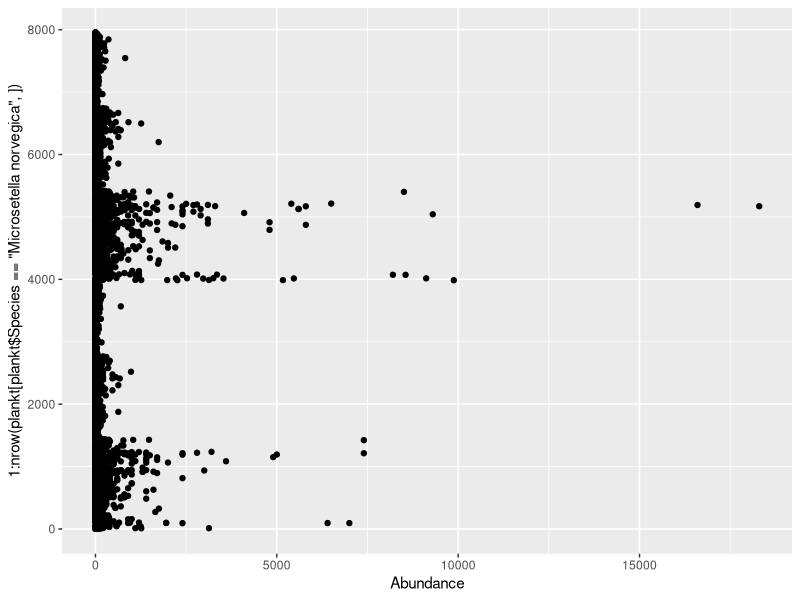
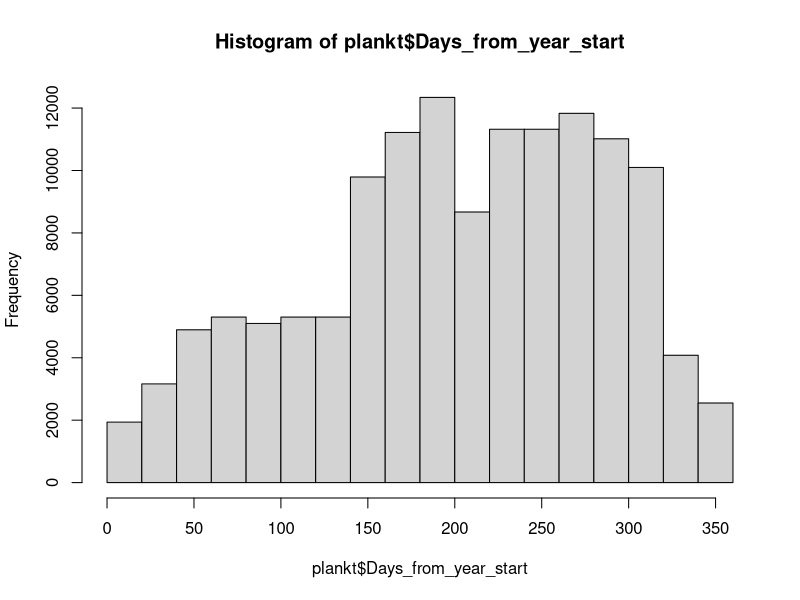
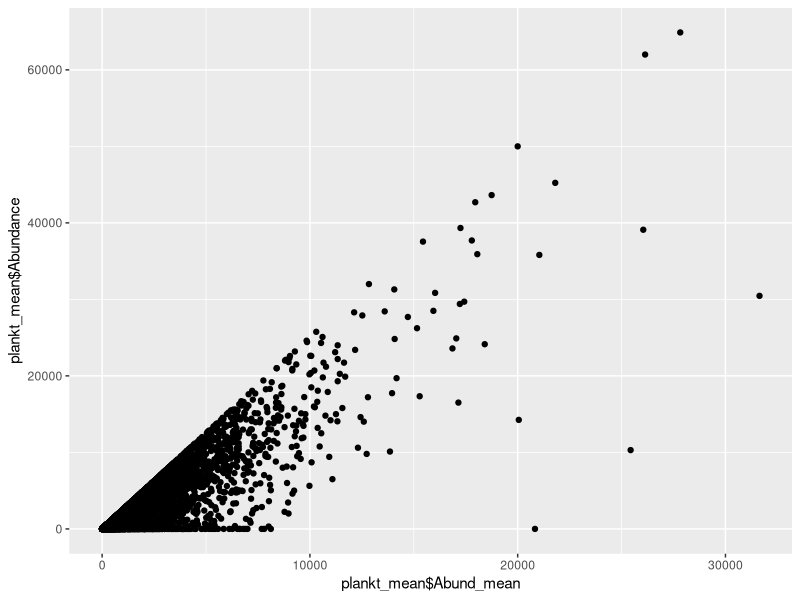

Reproduce these figures in R, in order. (Note: this script raises an error after producing the figures.)
# Первичное преобразование данных. 

# Packages  ####
library(reshape2)
library(ggplot2)
library(dplyr)


# Подготовка данных ####
plankt_wide <- read.csv("data/Plankton_raw_tidy.csv", header = TRUE)
vars <- read.csv("data/Plankton_raw_tidy_variables.csv", header = T)


d <- (melt(plankt_wide, id.vars = c("Day", 	"Month", 	"Year", 	"Data"), variable.name = "Var_ID", value.name = "Abundance"))


plankt <- merge(d, vars)



# Первичный осмотр данных ####

ggplot(plankt[plankt$Species == "Microsetella norvegica", ], aes(x = Abundance, y = 1:nrow(plankt[plankt$Species == "Microsetella norvegica", ]))) + geom_point()

# Вопрос Это ошибка в набивке или реально так много.
plankt[plankt$Abundance > 10000 & !is.na(plankt$Abundance) & plankt$Species == "Microsetella norvegica",  ]

plankt$Date2 <- strptime(paste(plankt$Day,"/", plankt$Month, "/", plankt$Year, sep = ""), format=("%d/%m/%Y"))

Start_day <- strptime(paste(plankt$Year,"/01/01", sep = ""), format=("%Y/%d/%m"))


plankt$Days_from_year_start <-  as.numeric(round(difftime(plankt$Date2, as.Date(Start_day))))

hist(plankt$Days_from_year_start)


## Среденвзвешанные значения, объединение слоев

plankt_total <- plankt[plankt$Stage == "Total", ] %>% group_by(Species, Year, Month, Day) %>% summarise(Abundance_0_10 = sum(Abundance[Level == "0-10"]), Abundance_10_25 =  sum(Abundance[Level == "10-25"]), Abundance_25_bottom =  sum(Abundance[Level == "25-bottom"]) )

plankt_total$N_weig <- round((plankt_total$Abundance_0_10 * 10 + plankt_total$Abundance_10_25 * 15 + plankt_total$Abundance_25_bottom * 40)/65, 1)  


plankt_total$N_weig_25 <- round((plankt_total$Abundance_0_10 * 10 + plankt_total$Abundance_10_25 * 15)/25, 1)  





# 
# plankt_1 <- plankt[plankt$Level == "0-10", ]
# nrow(plankt_1)
# 
# plankt_2 <- plankt[plankt$Level == "10-25", ]
# nrow(plankt_2)
# 
# plankt_3 <- plankt[plankt$Level == "25-bottom", ]
# nrow(plankt_3)
# 
# 
# names(plankt_1)

# plankt_mean <- plankt_1
# 
# plankt_mean$Abund_mean <- (plankt_1$Abundance*10 + plankt_2$Abundance*15 + plankt_3$Abundance *40 )/65
# 
# qplot(plankt_mean$Abund_mean, plankt_mean$Abundance)


# names(plankt_mean)


## Среденвзвешанные значения, объединение слоев

plankt_1 <- plankt[plankt$Level == "0-10", ]
nrow(plankt_1)

plankt_2 <- plankt[plankt$Level == "10-25", ]
nrow(plankt_2)

plankt_3 <- plankt[plankt$Level == "25-bottom", ]
nrow(plankt_3)


names(plankt_1)

plankt_mean <- plankt_1

plankt_mean$Abund_mean <- (plankt_1$Abundance*10 + plankt_2$Abundance*15)/25

qplot(plankt_mean$Abund_mean, plankt_mean$Abundance)


names(plankt_mean)

# plankt_mean <- plankt_mean[, -6]



# names(plankt_mean)

# plankt_mean <- plankt_mean[, -8]

# names(plankt_mean)


## plankt_mean - dataframe  с усреденными обилиями по горизонтам 0-10 + 10-25





# Многолетние значения средних по летним месяцам  ####


Abundance <- read.csv("data/abundance.csv", header = TRUE) # Данные по обилию видов, усреденнные по всему столбу воды за март-сентябрь.


# ggplot(plankt_mean[plankt_mean$Stage == "Total" & plankt$Month %in% 6:9, ], aes(x = Year, y = (Abund_mean)))  + stat_summary(fun.data = "mean_cl_boot") + facet_wrap(~Species, scales = "free_y") + geom_smooth() 
# 
# colSums(is.na(plankt_mean[plankt_mean$Stage == "Total" & plankt$Month %in% 6:9, ]))
# 
              

# 
# # Находим пики в сезоны
# 
# names(plankt_mean)
# 
# 
# 
# plankt_mean$Date2 <- strptime(paste(plankt_mean$Day,"/", plankt_mean$Month, "/", plankt_mean$Year, sep = ""), format=("%d/%m/%Y"))
# 
# Start_day <- strptime(paste(plankt_mean$Year,"/01/01", sep = ""), format=("%Y/%d/%m"))
# 
# 
# plankt_mean$Days_from_year_start <-  as.numeric(round(difftime(plankt_mean$Date2, as.Date(Start_day))))
# 
# names(plankt_mean)
# 
# 

## Находим средние плотности для каждого вида в период с мая по октябрь


plankt_total$Date2 <- strptime(paste(plankt_total$Day,"/", plankt_total$Month, "/", plankt_total$Year, sep = ""), format=("%d/%m/%Y"))


plankt_total$Month <- months(plankt_total$Date2)

month_included <- if(.Platform$OS.type == "unix") {c("мая", "июня", "июля", "августа","сентября", "октября")}else {c("Май", "Июнь", "Июль", "Август","Сентябрь", "Октябрь")} 
  
  
  
  

plankt_total_summer <- plankt_total[plankt_total$Month %in% month_included, ]


table(plankt_total_summer$Month) 

Abundance_summer <-plankt_total_summer %>% group_by(Species, Year, Month, Day) %>% summarise(N = sum(N_weig, na.rm = TRUE)) %>% group_by (Species, Year)  %>% summarise(Mean_N = mean(N, na.rm = TRUE))

 

Abundance_summer <- round(dcast(Abundance_summer, formula = Year ~ Species ))
 

Abundance_summer_25 <-plankt_total_summer %>% group_by(Species, Year, Month, Day) %>% summarise(N = sum(N_weig_25, na.rm = TRUE)) %>% group_by (Species, Year)  %>% summarise(Mean_N = mean(N, na.rm = TRUE))



Abundance_summer_25 <- round(dcast(Abundance_summer_25, formula = Year ~ Species ))



qplot(x = Abundance_summer_25$`Calanus glacialis`, y = Abundance_summer$`Calanus glacialis`) + geom_abline()
qplot(x = Abundance_summer_25$`Pseudocalanus spp.`, y = Abundance_summer$`Pseudocalanus spp.`)+ geom_abline()
qplot(x = Abundance_summer_25$`Acartia spp.`, y = Abundance_summer$`Acartia spp.`) + geom_abline()
qplot(x = Abundance_summer_25$`Centropages hamatus`, y = Abundance_summer$`Centropages hamatus`) + geom_abline()
qplot(x = Abundance_summer_25$`Oithona similis`, y = Abundance_summer$`Oithona similis`) + geom_abline()
qplot(x = Abundance_summer_25$`Temora longicornis`, y = Abundance_summer$`Temora longicornis`) + geom_abline()
qplot(x = Abundance_summer_25$`Microsetella norvegica`, y = Abundance_summer$`Microsetella norvegica`) + geom_abline()

# write.table(Abundance_summer, "clipboard", sep = "\t", row.names = F)
# write.table(Abundance_summer_25, "clipboard", sep = "\t", row.names = F)



ggplot(plankt_mean[plankt_mean$Stage == "Total" & plankt$Month %in% 6:9, ], aes(x = Year, y = (Abund_mean)))  + stat_summary(fun.data = "mean_cl_boot") + facet_wrap(~Species, scales = "free_y") + geom_smooth() 

colSums(is.na(plankt_mean[plankt_mean$Stage == "Total" & plankt$Month %in% 6:9, ]))

              


# Находим пики в сезоны

names(plankt_mean)



plankt_mean$Date2 <- strptime(paste(plankt_mean$Day,"/", plankt_mean$Month, "/", plankt_mean$Year, sep = ""), format=("%d/%m/%Y"))

Start_day <- strptime(paste(plankt_mean$Year,"/01/01", sep = ""), format=("%Y/%d/%m"))


plankt_mean$Days_from_year_start <-  as.numeric(round(difftime(plankt_mean$Date2, as.Date(Start_day))))

names(plankt_mean)





##разделяем датасет на части по видам



#У калянуса объединяем данные по численности копеподитов 1, 2 и 3
calanus_all <- plankt_mean[plankt_mean$Species == "Calanus glacialis", ]

calanus <- calanus_all[calanus_all$Stage == "cop I", ]

calanus1 <- calanus_all[calanus_all$Stage == "cop I", ]
nrow(calanus1)
sum(calanus1$Abund_mean, na.rm = T)

calanus2 <- calanus_all[calanus_all$Stage == "cop II", ]
nrow(calanus2)
sum(calanus2$Abund_mean, na.rm = T)

calanus3 <- calanus_all[calanus_all$Stage == "cop III", ]
nrow(calanus3)
sum(calanus3$Abund_mean, na.rm = T)

calanus$Abundance <- calanus1$Abundance + calanus2$Abundance + calanus3$Abundance  

calanus$Abund_mean <- calanus1$Abund_mean + calanus2$Abund_mean + calanus3$Abund_mean  
nrow(calanus)

calanus$Abund_mean2 <- calanus$Abund_mean
calanus$Abund_mean2[is.na(calanus$Abund_mean)] <- 0
calanus <- calanus[!is.na(calanus$Year), ]






centrop <- plankt_mean[plankt_mean$Species == "Centropages hamatus", ]
centrop <- centrop[centrop$Stage == "cop.", ]
centrop$Abund_mean2 <- centrop$Abund_mean
centrop$Abund_mean2[is.na(centrop$Abund_mean)] <- 0 
centrop <- centrop[!is.na(centrop$Year), ]


temor <- plankt_mean[plankt_mean$Species == "Temora longicornis", ]
temor <- temor[temor$Stage == "cop.", ]
temor$Abund_mean2 <- temor$Abund_mean
temor$Abund_mean2[is.na(temor$Abund_mean)] <- 0 
temor <- temor[!is.na(temor$Year), ]


oit <- plankt_mean[plankt_mean$Species == "Oithona similis", ]
oit <- oit[oit$Stage == "cop.", ]
oit$Abund_mean2 <- oit$Abund_mean
oit$Abund_mean2[is.na(oit$Abund_mean)] <- 0 
oit <- oit[!is.na(oit$Year), ]



pseudocal <- plankt_mean[plankt_mean$Species == "Pseudocalanus spp.", ]
pseudocal <-pseudocal[pseudocal$Stage == "cop.", ]
pseudocal$Abund_mean2 <- pseudocal$Abund_mean
pseudocal$Abund_mean2[is.na(pseudocal$Abund_mean)] <- 0 
pseudocal <- pseudocal[!is.na(pseudocal$Year), ]


acart <- plankt_mean[plankt_mean$Species == "Acartia spp.", ]
acart <-acart[acart$Stage == "cop.", ]
acart$Abund_mean2 <- acart$Abund_mean
acart$Abund_mean2[is.na(acart$Abund_mean)] <- 0 
acart <- acart[!is.na(acart$Year), ]

microset <- plankt_mean[plankt_mean$Species == "Microsetella norvegica", ]
microset <-microset[microset$Stage == "cop.", ]
microset$Abund_mean2 <- microset$Abund_mean
microset$Abund_mean2[is.na(microset$Abund_mean)] <- 0 
microset <- microset[!is.na(microset$Year), ]


tricon <- plankt_mean[plankt_mean$Species == "Triconia spp.", ]
tricon <-tricon[tricon$Stage == "Total", ]
tricon$Abund_mean2 <- tricon$Abund_mean
tricon$Abund_mean2[is.na(tricon$Abund_mean)] <- 0 
tricon <- tricon[!is.na(tricon$Year), ]




## Строим накопленную сумму для каждого вида 
library (plyr)


Total_cum_calanus <- with(data = calanus, tapply(Abund_mean2, INDEX=list(Year), FUN=function(x) as.numeric(cumsum(x))))
df_count_Total_calanus <- ldply (Total_cum_calanus, data.frame)
df_count_Total_calanus$Date2 <- calanus$Date2[order(calanus$Date2)]
names(df_count_Total_calanus) <- c("Year", "N_accum", "Date2")
df_count_Total_calanus$Time <- as.numeric(df_count_Total_calanus$Date2)
df_count_Total_calanus$Time2 <- as.POSIXct(df_count_Total_calanus$Time, origin = "1970-01-01", tz = "UTC")           

qplot(df_count_Total_calanus$Year,df_count_Total_calanus$Time )



Total_cum_centrop <- with(data = centrop, tapply(Abund_mean2, INDEX=list(Year), FUN=function(x) as.numeric(cumsum(x))))
df_count_Total_centrop <- ldply (Total_cum_centrop, data.frame)
df_count_Total_centrop$Date2 <- centrop$Date2 [order(centrop$Date2)]
names(df_count_Total_centrop) <- c("Year", "N_accum", "Date2")
df_count_Total_centrop$Time <- as.numeric(df_count_Total_centrop$Date2)
df_count_Total_centrop$Time2 <- as.POSIXct(df_count_Total_centrop$Time, origin = "1970-01-01", tz = "UTC")           

qplot(df_count_Total_centrop$Year,df_count_Total_centrop$Time)



Total_cum_temor <- with(data = temor, tapply(Abund_mean2, INDEX=list(Year), FUN=function(x) as.numeric(cumsum(x))))
df_count_Total_temor <- ldply (Total_cum_temor, data.frame)
df_count_Total_temor$Date2 <- temor$Date2 [order(temor$Date2)]
names(df_count_Total_temor) <- c("Year", "N_accum", "Date2")
df_count_Total_temor$Time <- as.numeric(df_count_Total_temor$Date2)
df_count_Total_temor$Time2 <- as.POSIXct(df_count_Total_temor$Time, origin = "1970-01-01", tz = "UTC")  

qplot(df_count_Total_temor$Year,df_count_Total_temor$Time )



Total_cum_oit <- with(data = oit, tapply(Abund_mean2, INDEX=list(Year), FUN=function(x) as.numeric(cumsum(x))))
df_count_Total_oit <- ldply (Total_cum_oit, data.frame)
df_count_Total_oit$Date2 <- oit$Date2[order(oit$Date2)]
names(df_count_Total_oit) <- c("Year", "N_accum", "Date2")
df_count_Total_oit$Time <- as.numeric(df_count_Total_oit$Date2)
df_count_Total_oit$Time2 <- as.POSIXct(df_count_Total_oit$Time, origin = "1970-01-01", tz = "UTC")      

qplot(df_count_Total_oit$Year,df_count_Total_oit$Time )


Total_cum_pseudocal <- with(data = pseudocal, tapply(Abund_mean2, INDEX=list(Year), FUN=function(x) as.numeric(cumsum(x))))
df_count_Total_pseudocal <- ldply (Total_cum_pseudocal, data.frame)
df_count_Total_pseudocal$Date2 <- pseudocal$Date2[order(pseudocal$Date2)]
names(df_count_Total_pseudocal) <- c("Year", "N_accum", "Date2")
df_count_Total_pseudocal$Time <- as.numeric(df_count_Total_pseudocal$Date2)
df_count_Total_pseudocal$Time2 <- as.POSIXct(df_count_Total_pseudocal$Time, origin = "1970-01-01", tz = "UTC")      

qplot(df_count_Total_pseudocal$Year,df_count_Total_pseudocal$Time )



Total_cum_acart <- with(data = acart, tapply(Abund_mean2, INDEX=list(Year), FUN=function(x) as.numeric(cumsum(x))))
df_count_Total_acart <- ldply (Total_cum_acart, data.frame)
df_count_Total_acart$Date2 <- acart$Date2[order(acart$Date2)]
names(df_count_Total_acart) <- c("Year", "N_accum", "Date2")
df_count_Total_acart$Time <- as.numeric(df_count_Total_acart$Date2)
df_count_Total_acart$Time2 <- as.POSIXct(df_count_Total_acart$Time, origin = "1970-01-01", tz = "UTC")      

qplot(df_count_Total_acart$Year,df_count_Total_acart$Time )



Total_cum_microset <- with(data = microset, tapply(Abund_mean2, INDEX=list(Year), FUN=function(x) as.numeric(cumsum(x))))
df_count_Total_microset <- ldply (Total_cum_microset, data.frame)
df_count_Total_microset$Date2 <- microset$Date2[order(microset$Date2)]
names(df_count_Total_microset) <- c("Year", "N_accum", "Date2")
df_count_Total_microset$Time <- as.numeric(df_count_Total_microset$Date2)
df_count_Total_microset$Time2 <- as.POSIXct(df_count_Total_microset$Time, origin = "1970-01-01", tz = "UTC")      

qplot(df_count_Total_microset$Year,df_count_Total_microset$Time )




Total_cum_tricon <- with(data = tricon, tapply(Abund_mean2, INDEX=list(Year), FUN=function(x) as.numeric(cumsum(x))))
df_count_Total_tricon <- ldply (Total_cum_tricon, data.frame)
df_count_Total_tricon$Date2 <- tricon$Date2[order(tricon$Date2)]
names(df_count_Total_tricon) <- c("Year", "N_accum", "Date2")
df_count_Total_tricon$Time <- as.numeric(df_count_Total_tricon$Date2)
df_count_Total_tricon$Time2 <- as.POSIXct(df_count_Total_tricon$Time, origin = "1970-01-01", tz = "UTC")      

qplot(df_count_Total_tricon$Year,df_count_Total_tricon$Time )



#########################


## Подбираем модели для описания накопленной суммы для Calanus

# Величины для описания фенологии видов:
# Юлианский день, когда накопленная сумма превысила 50%



# Функция для вычисления параметров логистической кумуляты на выходе три парамтера логистической кривой

log_param <- function(df, species = NULL){
  df_param <- data.frame(Year = rep(NA, length(unique(df$Year))), Asym = NA, xmid = NA, scal = NA, RSE = NA, df =NA)
  i <- 1
  for(year in unique(df$Year)){
    fit <- tryCatch(expr = nls(N_accum ~ SSlogis(Time, Asym, xmid, scal), data = df[df$Year == year, ]), error = function(e)NA)
    
    df_param$Year[i] <-  year
    
    if(is.na(fit)) {df_param$Asym[i] <-  df_param$xmid[i] <- df_param$scal[i] <- NA}
    else{
      df_param$Asym[i] <-  coef(fit)[1]
      df_param$xmid[i] <- coef(fit)[2]
      df_param$scal[i] <- coef(fit)[3]
      df_param$RSE[i] <- summary(fit)$sigma
      df_param$df[i] <- summary(fit)$df
    }
    i <- i+1
  }
  
  df_param$perc_15 <- with(df_param, xmid - log(Asym/(0.15*Asym) - 1)*scal )
  df_param$perc_50 <- with(df_param, xmid - log(Asym/(0.5*Asym) - 1)*scal )
  df_param$perc_85 <- with(df_param, xmid - log(Asym/(0.85*Asym) - 1)*scal )
  df_param$Time_perc_15 <- as.POSIXct(df_param$perc_15, origin = "1970-01-01", tz = "UTC")
  df_param$Time_perc_50 <- as.POSIXct(df_param$perc_50, origin = "1970-01-01", tz = "UTC") 
  df_param$Time_perc_85 <- as.POSIXct(df_param$perc_85, origin = "1970-01-01", tz = "UTC") 
  
  df_param$Start_day <- as.POSIXct(paste(df_param$Year,"-01-01", sep = ""), tz = "UTC") 
  df_param$Days_perc_15 <- as.numeric(round(difftime( df_param$Time_perc_15, as.Date(df_param$Start_day))))
  df_param$Days_perc_50 <- as.numeric(round(difftime( df_param$Time_perc_50, as.Date(df_param$Start_day))))
  df_param$Days_perc_85 <- as.numeric(round(difftime( df_param$Time_perc_85, as.Date(df_param$Start_day))))
  
  df_param$Species = species
  df_param
    
}

########################

log_param_Calanus <- log_param(df = df_count_Total_calanus, species = "Calanus")
log_param_Centropages <- log_param(df = df_count_Total_centrop, species = "Centropages")
log_param_Temora <- log_param(df = df_count_Total_temor, species = "Temora")
log_param_Oithona <- log_param(df = df_count_Total_oit, species = "Oithona")
log_param_Pseudocalanus <- log_param(df = df_count_Total_pseudocal, species = "Pseudocalanus")
log_param_Acartia <- log_param(df = df_count_Total_acart, species = "Acartia")
log_param_Microsetella <- log_param(df = df_count_Total_microset, species = "Microsetella")
log_param_Triconia <- log_param(df = df_count_Total_tricon, species = "Triconia")



## Смотрим есть ли зависимость между асимптотой кумулятивной крвой (максимальное количество особей отмеченных в данном году) и датой начала сезона



ggplot(log_param_Calanus, aes(x = Days_perc_15, y = log(Asym) )) + geom_point() + geom_smooth(method = "lm")
ggplot(log_param_Centropages, aes(x = Days_perc_15, y = log(Asym) )) + geom_point() + geom_smooth(method = "lm")
ggplot(log_param_Temora, aes(x = Days_perc_15, y = log(Asym) )) + geom_point() + geom_smooth(method = "lm")
ggplot(log_param_Oithona, aes(x = Days_perc_15, y = log(Asym) )) + geom_point()+ geom_smooth(method = "lm")
ggplot(log_param_Pseudocalanus, aes(x = Days_perc_15, y = log(Asym) )) + geom_point()+ geom_smooth(method = "lm")
ggplot(log_param_Acartia, aes(x = Days_perc_15, y = log(Asym) )) + geom_point() + geom_smooth(method = "lm")
ggplot(log_param_Microsetella, aes(x = Days_perc_15, y = log(Asym) )) + geom_point() + geom_smooth(method = "lm")



# Функция для определения характеристик кумуляты

cum_param <- function(df, species = NULL){
  df_param <- data.frame(Year = rep(NA, length(unique(df$Year))), Mean = NA)
  i <- 1
  for(year in unique(df$Year)){
    df_param$Mean[i] <- mean(df$N_accum[df$Year == year])
    # df_param$Mean[i] <- max(df$N_accum[df$Year == year])/2
    df_param$Year[i] <-  year
    days <- which( (df$N_accum[df$Year == year] - df_param$Mean[i])^2 == min((df$N_accum[df$Year == year] - df_param$Mean[i])^2) )[1]
    
    df_param$xmid[i] <- (as.numeric(df[df$Year == year,]$Date2[days]))
    i <- i+1
  }
  
  df_param$Time_Mean <- as.POSIXct(df_param$xmid, origin = "1970-01-01", tz = "UTC")
# 
#   df_param$Start_day <- as.POSIXct(paste(df_param$Year,"-01-01", sep = ""), tz = "UTC")
# 
#   df_param$Days_perc_50 <- as.numeric(round(difftime( df_param$Time_perc_50, as.Date(df_param$Start_day))))

  df_param$Species = species
  df_param
  
}


cum_param(df = df_count_Total_calanus, species = "Calanus")


##Даты пиков численности видов

peaks <- function(df, species = NULL){
  df_param <- data.frame(Year = rep(NA, length(unique(df$Year))))
  i <- 1
  for(year in unique(df$Year)){
    df_param$Year[i] <-  year
    df_param$Peak_Days_from_year_start[i] <- mean(df$Days_from_year_start[df$Year == year & df$Abund_mean2 == max(df$Abund_mean2[df$Year == year])])
    i <- i + 1
  }
  df_param
  
}

log_param_Calanus <- merge(log_param_Calanus, peaks(df = calanus), by="Year")
log_param_Centropages <- merge(log_param_Centropages, peaks(df = centrop), by="Year")
log_param_Temora <- merge(log_param_Temora, peaks(df = temor), by="Year")
log_param_Oithona <- merge(log_param_Oithona, peaks(df = oit), by="Year")
log_param_Pseudocalanus<- merge(log_param_Pseudocalanus, peaks(df = pseudocal), by="Year")
log_param_Acartia <- merge(log_param_Acartia, peaks(df = acart), by="Year")
log_param_Microsetella <- merge(log_param_Microsetella, peaks(df = microset), by="Year")
log_param_Triconia <- merge(log_param_Triconia, peaks(df = tricon), by="Year")



log_param_all_species <- rbind(log_param_Calanus, log_param_Centropages, log_param_Temora, log_param_Oithona, log_param_Pseudocalanus, log_param_Acartia, log_param_Microsetella, log_param_Triconia)




# write.table(log_param_Calanus, "clipboard", sep = "\t", row.names = FALSE)

# write.table(log_param_Calanus, "clipboard", sep = "\t", row.names = FALSE)


# Функция для рисования кумулят






plot_cum <- function(df =df_count_Total_calanus,  year = 1961){
  library(ggplot2)
  fit <- tryCatch(expr = nls(N_accum ~ SSlogis(Time, Asym, xmid, scal), data = df[df$Year == year, ]), error = function(e)NA)
  
  Asym <- coef(fit)[1]
  xmid <- coef(fit)[2]
  scal <- coef(fit)[3]
  
  
  perc_15 <- xmid - log(Asym/(0.15*Asym) - 1)*scal 
  perc_50 <- xmid - log(Asym/(0.5*Asym) - 1)*scal 
  perc_85 <- xmid - log(Asym/(0.85*Asym) - 1)*scal
  
  
  Time_perc_15 <- as.POSIXct(perc_15, origin = "1970-01-01", tz = "UTC")
  Time_perc_50 <- as.POSIXct(perc_50, origin = "1970-01-01", tz = "UTC") 
  Time_perc_85 <- as.POSIXct(perc_85, origin = "1970-01-01", tz = "UTC") 
  
  Start_day <- as.POSIXct(paste(year,"-01-01", sep = ""), tz = "UTC") 
  Days_perc_15 <- as.numeric(round(difftime(Time_perc_15, as.Date(Start_day))))
  Days_perc_50 <- as.numeric(round(difftime(Time_perc_50, as.Date(Start_day))))
  Days_perc_85 <- as.numeric(round(difftime( Time_perc_85, as.Date(Start_day))))
  
    
  if(is.na(fit[1])){
    Pl <- ggplot(df[df$Year == year, ], aes(x = Time2, y = N_accum))  + scale_x_datetime(date_breaks = "4 week", date_labels = "%d-%m")+ geom_point(size = 2, shape = 21, fill = "gray")
    
  }
  else{
    df_predict <- data.frame(Date2 = seq(as.Date(paste(year,"-01-01", sep = "")), as.Date(paste(year,"-12-20", sep = "")), by="days"))
    df_predict$Time2 <- as.POSIXct(df_predict$Date2)
    df_predict$Time <- as.numeric(df_predict$Time2) 
    df_predict$predict <- predict(fit, newdata = df_predict)
    
    
    Pl <- ggplot(df[df$Year == year, ], aes(x = Time2, y = N_accum))  + geom_line(data = df_predict, aes(y = predict), size = 2) + scale_x_datetime(date_breaks = "6 week", date_labels = "%d-%m")+ geom_point(size = 2, shape = 21, fill = "gray")
    
    Pl <- Pl + 
      geom_segment(aes(x= Time_perc_50, xend = Time_perc_50, yend = 0, y = predict(fit, newdata = data.frame(Time = perc_50))[1]), arrow = arrow(type = "closed", angle = 10, length = unit(0.1, "inches")), color = "gray") + 
      geom_segment(aes(x= Time_perc_15, xend = Time_perc_15, yend = 0, y = predict(fit, newdata = data.frame(Time = perc_15))[1]), arrow = arrow(type = "closed", angle = 10, length = unit(0.1, "inches")), color = "gray90")+ 
      geom_segment(aes(x= Time_perc_85, xend = Time_perc_85, yend = 0, y = predict(fit, newdata = data.frame(Time = perc_85))[1]), arrow = arrow(type = "closed", angle = 10, length = unit(0.1, "inches")), color = "gray10")
  }
  
  Pl
}






# cum <- df_count_Total_calanus$N_accum[df_count_Total_calanus$Year == year]
# 
# plot_cum(year = year, df = df_count_Total_calanus) + geom_hline(yintercept = mean(cum)) + geom_hline(yintercept = max(cum)/2, color = "blue") + geom_line(aes())


## Выбираем логистические регрессии с максимальной, среденей и минимальной Residual Standard Error

log_param_all_species %>% group_by(Species) %>%  filter(round(RSE) == round(max(RSE, na.rm = T))) %>% summarise(Species = Species, Year_max_RSE = Year)


(Pl_max_RSE_Calanus <- plot_cum(year = 2017, df = df_count_Total_calanus) + geom_line(color = "gray") + theme_bw() + ggtitle("Calanus, 2017") + labs(x = "Date", y = "Abundance" ) + theme(panel.grid = element_blank()))  


(Pl_max_RSE_Centropages <- plot_cum(year = 1978, df = df_count_Total_centrop) + geom_line(color = "gray") + theme_bw() + ggtitle("Centropages, 1978") + labs(x = "Date", y = "Abundance" ) + theme(panel.grid = element_blank()))  


(Pl_max_RSE_Temora <- plot_cum(year = 2012, df = df_count_Total_temor) + geom_line(color = "gray") + theme_bw() + ggtitle("Temora, 2012") + labs(x = "Date", y = "Abundance" ) + theme(panel.grid = element_blank()))  

(Pl_max_RSE_Oithona <- plot_cum(year = 1989, df = df_count_Total_oit) + geom_line(color = "gray") + theme_bw() + ggtitle("Oithona, 1989") + labs(x = "Date", y = "Abundance" ) + theme(panel.grid = element_blank()))  

(Pl_max_RSE_Pseudocalanus <- plot_cum(year = 1997, df = df_count_Total_pseudocal) + geom_line(color = "gray") + theme_bw() + ggtitle("Pseudocalanus, 1997") + labs(x = "Date", y = "Abundance" ) + theme(panel.grid = element_blank()))  

(Pl_max_RSE_Acartia <- plot_cum(year = 2017, df = df_count_Total_acart) + geom_line(color = "gray") + theme_bw() + ggtitle("Acartia, 2017") + labs(x = "Date", y = "Abundance" ) + theme(panel.grid = element_blank()))  

(Pl_max_RSE_Microsetella <- plot_cum(year = 2014, df = df_count_Total_microset) + geom_line(color = "gray") + theme_bw() + ggtitle("Microsetella, 2014") + labs(x = "Date", y = "Abundance" ) + theme(panel.grid = element_blank()))  




library(cowplot)

Pl_logistic_worst <- plot_grid(Pl_max_RSE_Pseudocalanus,
                               Pl_max_RSE_Calanus,
                               Pl_max_RSE_Microsetella,
                               Pl_max_RSE_Oithona,
                               Pl_max_RSE_Centropages,
                               Pl_max_RSE_Acartia,
                               Pl_max_RSE_Temora,
                               ncol = 3, align = "v")





log_param_all_species %>% group_by(Species) %>%  filter(round(RSE) == round(min(RSE, na.rm = T))) %>% summarise(Species = Species, Year_min_RSE = Year)



(Pl_min_RSE_Calanus <- plot_cum(year = 1999, df = df_count_Total_calanus) + geom_line(color = "gray") + theme_bw() + ggtitle("Calanus, 1999") + labs(x = "Date", y = "Abundance" ) + theme(panel.grid = element_blank()))  


(Pl_min_RSE_Centropages <- plot_cum(year = 1982, df = df_count_Total_centrop) + geom_line(color = "gray") + theme_bw() + ggtitle("Centropages, 1982") + labs(x = "Date", y = "Abundance" ) + theme(panel.grid = element_blank()))  


(Pl_min_RSE_Temora <- plot_cum(year = 2010, df = df_count_Total_temor) + geom_line(color = "gray") + theme_bw() + ggtitle("Temora, 2010") + labs(x = "Date", y = "Abundance" ) + theme(panel.grid = element_blank()))  

(Pl_min_RSE_Oithona <- plot_cum(year = 1991, df = df_count_Total_oit) + geom_line(color = "gray") + theme_bw() + ggtitle("Oithona, 1991") + labs(x = "Date", y = "Abundance" ) + theme(panel.grid = element_blank()))  

(Pl_min_RSE_Pseudocalanus <- plot_cum(year = 2015, df = df_count_Total_pseudocal) + geom_line(color = "gray") + theme_bw() + ggtitle("Pseudocalanus, 2015") + labs(x = "Date", y = "Abundance" ) + theme(panel.grid = element_blank()))  

(Pl_min_RSE_Acartia <- plot_cum(year = 2005, df = df_count_Total_acart) + geom_line(color = "gray") + theme_bw() + ggtitle("Acartia, 2005") + labs(x = "Date", y = "Abundance" ) + theme(panel.grid = element_blank()))  

(Pl_min_RSE_Microsetella <- plot_cum(year = 1969, df = df_count_Total_microset) + geom_line(color = "gray") + theme_bw() + ggtitle("Microsetella, 1969") + labs(x = "Date", y = "Abundance" ) + theme(panel.grid = element_blank()))  



library(cowplot)
Pl_logistic_best <- plot_grid(Pl_min_RSE_Pseudocalanus,
                               Pl_min_RSE_Calanus,
                               Pl_min_RSE_Microsetella,
                               Pl_min_RSE_Oithona,
                               Pl_min_RSE_Centropages,
                               Pl_min_RSE_Acartia,
                               Pl_min_RSE_Temora,
                               ncol = 3, align = "v")








######### Анализ качества регрессионных логистических моделей.++++++++++++++++++++
## Для оценки goodness of feet логистических моделей сравнивали соответствие Days_perc_50 и Peak_Days_from_year_start



log_param_all_species$Species <- factor(log_param_all_species$Species) 

log_param_all_species$Peak_Dif <- with(log_param_all_species, Days_perc_50 - Peak_Days_from_year_start)



# РАспределение RSE от логистической кривой, описывающей кумуляту у видов
ggplot(log_param_all_species, aes(x = Species, y = RSE)) + geom_boxplot() + geom_hline(yintercept = 0)

ggplot(log_param_all_species, aes(x = as.numeric(Year), y = RSE)) + geom_point() +facet_wrap(~Species) + geom_smooth()


log_param_all_species %>% filter(RSE == max(RSE, na.rm = T))




# Распределение разниц в днях между Days_perc_50 и Peak_Days_from_year_start 
Plot_diff <- ggplot(log_param_all_species, aes(x = Species, y = Peak_Dif)) + geom_boxplot() + geom_hline(yintercept = 0) + theme_bw() + labs(y = "Difference Middle and Peak") + theme(axis.text.x = element_text(angle = 90))




ggplot(log_param_all_species, aes(x = Peak_Dif)) + geom_histogram() + geom_vline(xintercept = 0) + facet_wrap(~Species)




# Комбинированная картинка с примерами логистических аппроксимаций и разницей между датой точки перегиба логистической кривой и датой наблюдаемого пика

plot_grid(Pl_logistic, Plot_diff, labels = c("A", "B"))



ggplot(log_param_all_species, aes(x = Days_perc_50, y = Peak_Days_from_year_start, color = Species)) + geom_point() + geom_smooth(method = "lm") + geom_abline() + facet_wrap(~Species)

# detach(reshape2)

library(dplyr)
log_param_all_species %>% group_by(Species) %>% summarise(Median_Peak_Dif = median(Peak_Dif, na.rm = T)) 

log_param_all_species %>% group_by(Species) %>%   summarise(cor(Peak_Days_from_year_start, Days_perc_50, use = "pairwise.complete.obs", method = "spearman"))


df_count_Total_acart %>% group_by(Year) %>% summarize(n())

ggplot(log_param_all_species, aes(x = as.numeric(Year), y = Peak_Dif)) + geom_point() + geom_hline(yintercept = 0) + geom_smooth()


ggplot(log_param_all_species, aes(x = as.numeric(Year), y = Peak_Dif)) + geom_point() + geom_hline(yintercept = 0) + geom_smooth() + facet_wrap(~Species)




ggplot(log_param_Calanus, aes(x = Peak_Days_from_year_start, y = log(Asym) )) + geom_point() + geom_smooth(method = "lm")
ggplot(log_param_Centropages, aes(x = Peak_Days_from_year_start, y = log(Asym) )) + geom_point() + geom_smooth(method = "lm")
ggplot(log_param_Temora, aes(x = Peak_Days_from_year_start, y = log(Asym) )) + geom_point() + geom_smooth(method = "lm")
ggplot(log_param_Oithona, aes(x = Peak_Days_from_year_start, y = log(Asym) )) + geom_point()+ geom_smooth(method = "lm")
ggplot(log_param_Pseudocalanus, aes(x = Peak_Days_from_year_start, y = log(Asym) )) + geom_point()+ geom_smooth(method = "lm")
ggplot(log_param_Acartia, aes(x = Peak_Days_from_year_start, y = log(Asym) )) + geom_point() + geom_smooth(method = "lm")
ggplot(log_param_Microsetella, aes(x = Peak_Days_from_year_start, y = log(Asym) )) + geom_point() + geom_smooth(method = "lm")














## Функция для поиска дат макисмально близких к опорным ключевым событиям в фенологии (начало появления, конец пребывания) для тех случаев, когда кумулята не выходит на плато.#######

date_search <- function(df = df_count_Total_oit, year = 2014, Begin_thresh = 0.15, End_thresh = 0.85){
  df_year <- df[df$Year == year, ]
  Max <- max(df_year$N_accum)
  Begin <- Max*Begin_thresh
  End <- Max*End_thresh
  Meadle <- (Begin + End)/2
  
  Dev_Begin <- (df_year$N_accum - Begin)^2
  Dev_End <- (df_year$N_accum - End)^2
  Dev_Meadle <- (df_year$N_accum - Meadle)^2

  Date_Start <- (as.POSIXct(paste(year,"-01-01", sep = ""), origin = "1970-01-01", tz = "UTC"))
  
  Date_Begin <- as.POSIXct(df_year[which(Dev_Begin == min(Dev_Begin)), ]$Date2, origin = "1970-01-01", tz = "UTC") 
  Date_End <- as.POSIXct(df_year[which(Dev_End == min(Dev_End)), ]$Date2, origin = "1970-01-01", tz = "UTC") 
  Date_Meadle <- as.POSIXct(df_year[which(Dev_Meadle == min(Dev_Meadle)), ]$Date2, origin = "1970-01-01", tz = "UTC") 
  
  Day_Begin <- as.numeric(difftime(Date_Begin, Date_Start))
  Day_Begin <- Day_Begin[1] # Берем первую из ближайших дат 
  Day_End <- as.numeric(difftime(Date_End, Date_Start))
  Day_End <- Day_End[length(Day_End)] # Берем поледнюю из ближайших дат
  Day_Meadle <- as.numeric(difftime(Date_Meadle, Date_Start))
  Day_Meadle <- mean(Day_Meadle) #Берем среднюю из ближайшх дат
  
  result <- data.frame(Param = c("Days_perc_15",	"Days_perc_50", 	"Days_perc_85"), Value = c(Day_Begin, Day_Meadle, Day_End))
  
  result
  
}


date_search(df = df_count_Total_calanus, year = 1990)




#############################


## Рисунок с динамикой численности видов

plot_dynam <- function(df_a, df_par, begin, end, Ncol) {
  library(ggplot2)
  df_a <- df_a[order(df_a$Date2),]
  ggplot(df_a[df_a$Year %in% begin:end,], aes(x = Days_from_year_start, y = Abund_mean2)) + geom_line() +  facet_wrap(~Year, ncol=Ncol, scales = "free_y") + geom_vline(data = df_par[df_par$Year%in% begin:end, ], aes(xintercept = Days_perc_50), color = "blue") + geom_vline(data = df_par[df_par$Year%in% begin:end, ], aes(xintercept = Peak_Days_from_year_start), color = "red") + geom_smooth(se = FALSE) + labs(x = "Year days", y = "Abundance") + theme_bw()
}


# Динамика Oithona ##############

(Pl_0it_1 <- plot_dynam(oit, log_param_Oithona, 1961, 1966, 3))

(Pl_0it_2 <- plot_dynam(oit, log_param_Oithona, 1967, 1972, 3))

(Pl_0it_3 <- plot_dynam(oit, log_param_Oithona, 1973, 1978, 3))

(Pl_0it_4 <- plot_dynam(oit, log_param_Oithona, 1979, 1984, 3))

(Pl_0it_5 <- plot_dynam(oit, log_param_Oithona, 1985, 1990, 3))

(Pl_0it_6 <- plot_dynam(oit, log_param_Oithona, 1991, 1996, 3))

(Pl_0it_7 <- plot_dynam(oit, log_param_Oithona, 1997, 2002, 3))

(Pl_0it_8 <- plot_dynam(oit, log_param_Oithona, 2003, 2008, 3))

(Pl_0it_9 <- plot_dynam(oit, log_param_Oithona, 2009, 2014, 3))

(Pl_0it_10 <- plot_dynam(oit, log_param_Oithona, 2015, 2018, 3))





# Динамика Calanus ##############

(Pl_cal_1 <- plot_dynam(calanus, log_param_Calanus, 1961, 1966, 3))

(Pl_cal_2 <- plot_dynam(calanus, log_param_Calanus, 1967, 1972, 3))

(Pl_cal_3 <- plot_dynam(calanus, log_param_Calanus, 1973, 1978, 3))

(Pl_cal_4 <- plot_dynam(calanus, log_param_Calanus, 1979, 1984, 3))

(Pl_cal_5 <- plot_dynam(calanus, log_param_Calanus, 1985, 1990, 3))

(Pl_cal_6 <- plot_dynam(calanus, log_param_Calanus, 1991, 1996, 3))

(Pl_cal_7 <- plot_dynam(calanus, log_param_Calanus, 1997, 2002, 3))

(Pl_cal_8 <- plot_dynam(calanus, log_param_Calanus, 2003, 2008, 3))

(Pl_cal_9 <- plot_dynam(calanus, log_param_Calanus, 2009, 2014, 3))

(Pl_cal_10 <- plot_dynam(calanus, log_param_Calanus, 2015, 2018, 3))




# Динамика Centropages ##############

(Pl_centrop_1 <- plot_dynam(centrop, log_param_Centropages, 1961, 1966, 3))

(Pl_centrop_2 <- plot_dynam(centrop, log_param_Centropages, 1967, 1972, 3))

(Pl_centrop_3 <- plot_dynam(centrop, log_param_Centropages, 1973, 1978, 3))

(Pl_centrop_4 <- plot_dynam(centrop, log_param_Centropages, 1979, 1984, 3))

(Pl_centrop_5 <- plot_dynam(centrop, log_param_Centropages, 1985, 1990, 3))

(Pl_centrop_6 <- plot_dynam(centrop, log_param_Centropages, 1991, 1996, 3))

(Pl_centrop_7 <- plot_dynam(centrop, log_param_Centropages, 1997, 2002, 3))

(Pl_centrop_8 <- plot_dynam(centrop, log_param_Centropages, 2003, 2008, 3))

(Pl_centrop_9 <- plot_dynam(centrop, log_param_Centropages, 2009, 2014, 3))

(Pl_centrop_10 <- plot_dynam(centrop, log_param_Centropages, 2015, 2018, 3))




# Динамика Temora ##############


(Pl_temor_1 <- plot_dynam(temor, log_param_Temora, 1961, 1966, 3))

(Pl_temor_2 <- plot_dynam(temor, log_param_Temora, 1967, 1972, 3))

(Pl_temor_3 <- plot_dynam(temor, log_param_Temora, 1973, 1978, 3))

(Pl_temor_4 <- plot_dynam(temor, log_param_Temora, 1979, 1984, 3))

(Pl_temor_5 <- plot_dynam(temor, log_param_Temora, 1985, 1990, 3))

(Pl_temor_6 <- plot_dynam(temor, log_param_Temora, 1991, 1996, 3))

(Pl_temor_7 <- plot_dynam(temor, log_param_Temora, 1997, 2002, 3))

(Pl_temor_8 <- plot_dynam(temor, log_param_Temora, 2003, 2008, 3))

(Pl_temor_9 <- plot_dynam(temor, log_param_Temora, 2009, 2014, 3))

(Pl_temor_10 <- plot_dynam(temor, log_param_Temora, 2015, 2018, 3))




# Динамика Pseudocalanus ##############


(Pl_pseudocal_1 <- plot_dynam(pseudocal, log_param_Pseudocalanus, 1961, 1966, 3))

(Pl_pseudocal_2 <- plot_dynam(pseudocal, log_param_Pseudocalanus, 1967, 1972, 3))

(Pl_pseudocal_3 <- plot_dynam(pseudocal, log_param_Pseudocalanus, 1973, 1978, 3))

(Pl_pseudocal_4 <- plot_dynam(pseudocal, log_param_Pseudocalanus, 1979, 1984, 3))

(Pl_pseudocal_5 <- plot_dynam(pseudocal, log_param_Pseudocalanus, 1985, 1990, 3))

(Pl_pseudocal_6 <- plot_dynam(pseudocal, log_param_Pseudocalanus, 1991, 1996, 3))

(Pl_pseudocal_7 <- plot_dynam(pseudocal, log_param_Pseudocalanus, 1997, 2002, 3))

(Pl_pseudocal_8 <- plot_dynam(pseudocal, log_param_Pseudocalanus, 2003, 2008, 3))

(Pl_pseudocal_9 <- plot_dynam(pseudocal, log_param_Pseudocalanus, 2009, 2014, 3))

(Pl_pseudocal_10 <- plot_dynam(pseudocal, log_param_Pseudocalanus, 2015, 2018, 3))



# Динамика Acartia ##############


(Pl_acart_1 <- plot_dynam(acart, log_param_Acartia, 1961, 1966, 3))

(Pl_acart_2 <- plot_dynam(acart, log_param_Acartia, 1967, 1972, 3))

(Pl_acart_3 <- plot_dynam(acart, log_param_Acartia, 1973, 1978, 3))

(Pl_acart_4 <- plot_dynam(acart, log_param_Acartia, 1979, 1984, 3))

(Pl_acart_5 <- plot_dynam(acart, log_param_Acartia, 1985, 1990, 3))

(Pl_acart_6 <- plot_dynam(acart, log_param_Acartia, 1991, 1996, 3))

(Pl_acart_7 <- plot_dynam(acart, log_param_Acartia, 1997, 2002, 3))

(Pl_acart_8 <- plot_dynam(acart, log_param_Acartia, 2003, 2008, 3))

(Pl_acart_9 <- plot_dynam(acart, log_param_Acartia, 2009, 2014, 3))

(Pl_acart_10 <- plot_dynam(acart, log_param_Acartia, 2015, 2018, 3))





# Динамика Mirosetella ##############


(Pl_microset_1 <- plot_dynam(microset, log_param_Microsetella, 1961, 1966, 3))

(Pl_microset_2 <- plot_dynam(microset, log_param_Microsetella, 1967, 1972, 3))

(Pl_microset_3 <- plot_dynam(microset, log_param_Microsetella, 1973, 1978, 3))

(Pl_microset_4 <- plot_dynam(microset, log_param_Microsetella, 1979, 1984, 3))

(Pl_microset_5 <- plot_dynam(microset, log_param_Microsetella, 1985, 1990, 3))

(Pl_microset_6 <- plot_dynam(microset, log_param_Microsetella, 1991, 1996, 3))

(Pl_microset_7 <- plot_dynam(microset, log_param_Microsetella, 1997, 2002, 3))

(Pl_microset_8 <- plot_dynam(microset, log_param_Microsetella, 2003, 2008, 3))

(Pl_microset_9 <- plot_dynam(microset, log_param_Microsetella, 2009, 2014, 3))

(Pl_microset_10 <- plot_dynam(microset, log_param_Microsetella, 2015, 2018, 3))





# Динамика Tricona ##############


(Pl_tricon_1 <- plot_dynam(tricon, log_param_Triconia, 1961, 1966, 3))

(Pl_tricon_2 <- plot_dynam(tricon, log_param_Triconia, 1967, 1972, 3))

(Pl_tricon_3 <- plot_dynam(tricon, log_param_Triconia, 1973, 1978, 3))

(Pl_tricon_4 <- plot_dynam(tricon, log_param_Triconia, 1979, 1984, 3))

(Pl_tricon_5 <- plot_dynam(tricon, log_param_Triconia, 1985, 1990, 3))

(Pl_tricon_6 <- plot_dynam(tricon, log_param_Triconia, 1991, 1996, 3))

(Pl_tricon_7 <- plot_dynam(tricon, log_param_Triconia, 1997, 2002, 3))

(Pl_tricon_8 <- plot_dynam(tricon, log_param_Triconia, 2003, 2008, 3))

(Pl_tricon_9 <- plot_dynam(tricon, log_param_Triconia, 2009, 2014, 3))

(Pl_tricon_10 <- plot_dynam(tricon, log_param_Triconia, 2015, 2018, 3))
